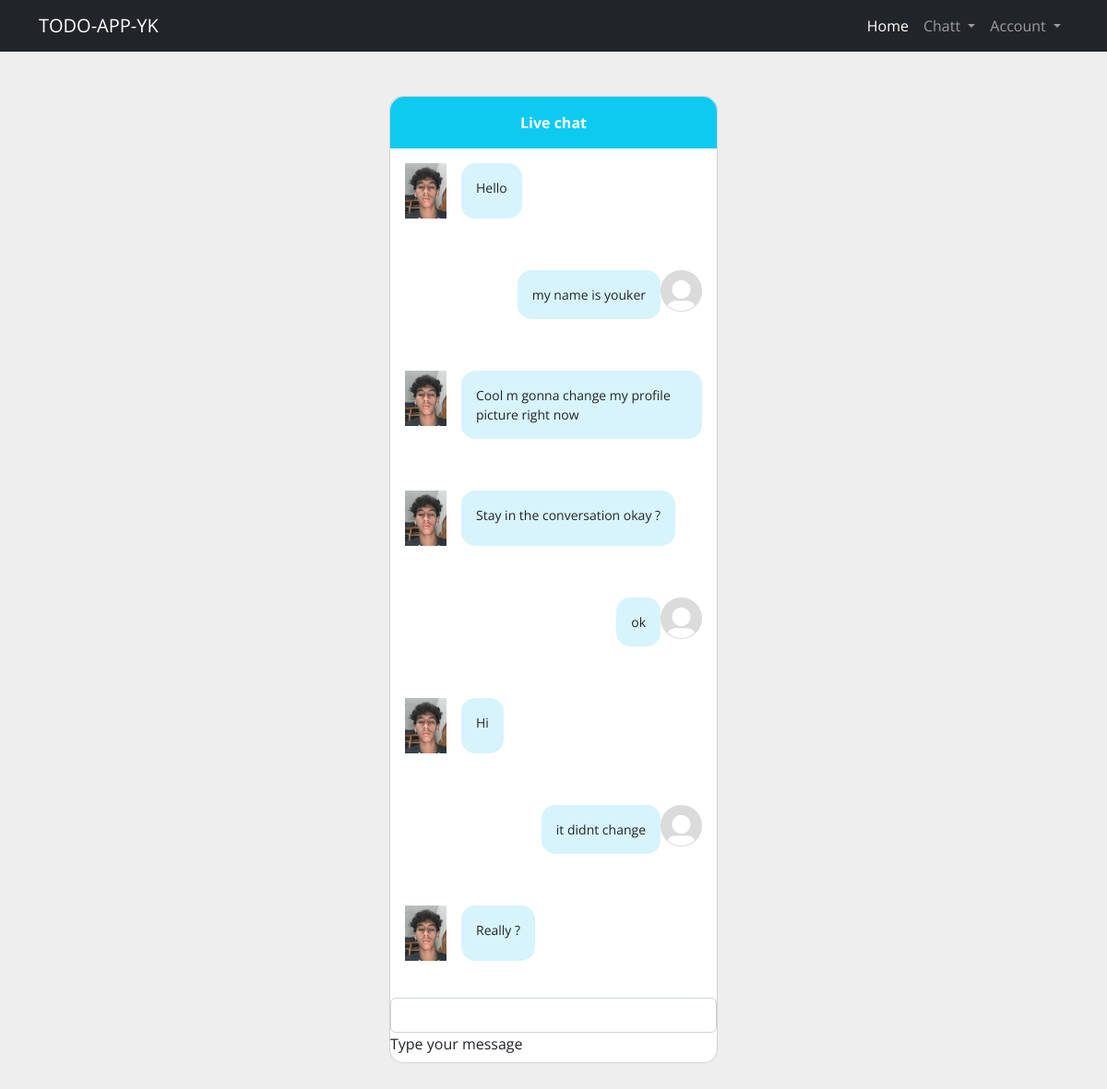
The page /chatting/conversation/1/ (signed in) on the database its author committed.
### chatting/models.py (models this page shows)
class Message(models.Model):
    content = models.TextField()
    date = models.DateField(default=django.utils.timezone.now)
    conv = models.ForeignKey(Conversation, on_delete=models.CASCADE)
    owner = models.ForeignKey(User, on_delete=models.CASCADE)

class Conversation(models.Model):
    part1 = models.ForeignKey(User, on_delete=models.CASCADE, related_name="part1")
    part2 = models.ForeignKey(User, on_delete=models.CASCADE, related_name="part2")

### accounts/models.py (models this page shows)
class Profile(models.Model):
    user = models.OneToOneField(User, on_delete=models.CASCADE)
    img = models.ImageField(default="profiles/Default.jpg", upload_to="profiles")

### chatting/views.py (the view)
# urls.py: path("conversation/<int:id>/", views.conversation),
def conversation(request, id):
    messages = models.Message.objects.filter(conv = id)
    if len(messages) < 0:
        message = None
    second_user = lambda:models.Conversation.objects.get(id = id).part1 if (models.Conversation.objects.get(id = id).part1 != request.user) else models.Conversation.objects.get(id = id).part2
    context={
        "cnv_id":id,
        "messages":messages,
        "user":request.user,
        "second_user":second_user,
    }
    return render(request, "chatting/conversation.html", context)

### templates/chatting/conversation.html (shortened to what this page needs)
{% extends 'todo-tmp/base.html' %}
{% block content %}
<section style="background-color: #eee;">
    <div class="container py-5">
      <div class="row d-flex justify-content-center">
        <div class="col-md-8 col-lg-6 col-xl-4">
          <div class="card" style="border-radius: 15px;">
            <div
              class="card-header d-flex justify-content-between align-items-center p-3 bg-info text-white border-bottom-0"
              style="border-top-left-radius: 15px; border-top-right-radius: 15px;">
              <p class="mb-0 fw-bold">Live chat</p>
            </div>
            <div id="container">
            {% if messages is not None %}
            {% for msg in  messages%}
            {% if msg.owner == user%}
              <div class="card-body">
                <div class="d-flex flex-row justify-content-end mb-4">
                  <div class="p-3 ms-3" style="border-radius: 15px; background-color: rgba(57, 192, 237,.2);">
                    <p class="small mb-0">{{msg.content}}</p>
                  </div>
                  <img src="{{user.profile.img.url}}"
                    alt="avatar 1" style="width: 45px; height: 100%;">
                </div>
                </div>
            {% else %}
            <div class="card-body">
              <div class="d-flex flex-row justify-content-start mb-4">
                <img src="{{second_user.profile.img.url}}"
                  alt="avatar 1" style="width: 45px; height: 100%;">
                <div class="p-3 ms-3" style="border-radius: 15px; background-color: rgba(57, 192, 237,.2);">
                  <p class="small mb-0">{{msg.content}}</p>
                </div>
              </div>
              </div>
            {% endif %}
            {% endfor %}
            </div>
            {% else %}
            <h1>conversation is empty</h1>
            {% endif %}
              <div class="form-outline">
                <input class="form-control" type="text" id="message_input"></input>
                <label class="form-label" for="message_input">Type your message</label>
              </div>
            </div>
        </div>
      </div>
    </div>
  </section>
{% endblock content %}

### templates/todo-tmp/base.html (style rules this page uses)
html, body { margin: 0; padding: 0; width: 100%; min-height: 100vh; }
body { font-family: "Open Sans", sans-serif; background: #e0e0e0; }

### rows shown on the page
Message: profile.img (picture), content "Hello"
Message: content "my name is youker", profile.img (placeholder picture)
Message: profile.img (picture), content "Cool m gonna change my profile picture right now"
Message: profile.img (picture), content "Stay in the conversation okay ?"
Message: content "ok", profile.img (placeholder picture)
Message: profile.img (picture), content "Hi"
Message: content "it didnt change", profile.img (placeholder picture)
Message: profile.img (picture), content "Really ?"
